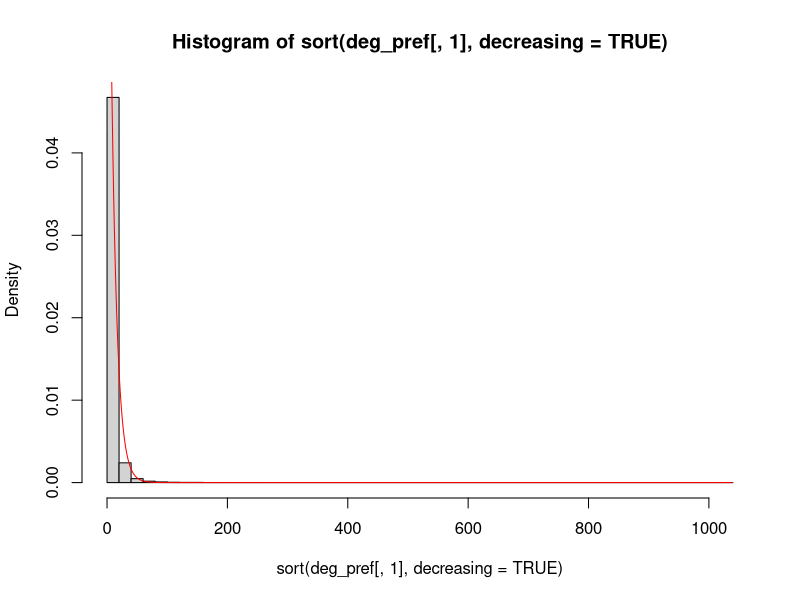
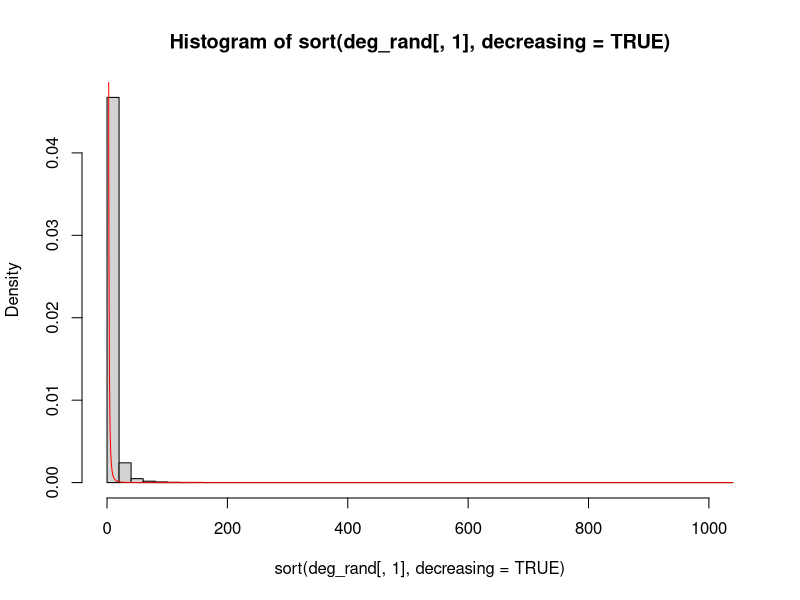

Source code (R) for these figures, in order:
require("stats4")
require("VGAM")
# Log-likelihood functions
# They are implemented according to table 2
# of the statement

# These variables are intended to be
# interpreted as constants on the 
# to-maximize functions
N <- 100
M <- 100
C <- 12939
Mprime <- 123912

deg_pref = read.csv("degseq_pref.csv", header = FALSE)
deg_rand = read.csv("degseq_random.csv", header = FALSE)


# Given a degree distribution, set all the
# variables (constants) to their proper values
set_constants <- function(degree_sequence) {
  N <<- length(degree_sequence)
  M <<- sum(degree_sequence)
  # TODO: This can be computed in nlogn by sorting
  # and binary searching the frequencies of the js
  C <<- sum(
    as.numeric(
      Map(
        function (x) sum(log(2:x)),
        degree_sequence
      )
    )
  )
  Mprime <<- sum(
    log(degree_sequence)
  )
}

# Log-likelihood functions
# They have + sign here
displaced_poisson <- function(lambda) {
  M*log(lambda) - N*(lambda + log(1 - exp(-lambda))) - C
}

displaced_geometric <- function(q) {
  (M - N)*log(1.0 - q) + N*log(q)
}

zeta_function_gamma_two <- function() {
  -3.0*Mprime - N*log(zeta(3.0))
}

zeta_function <- function(gamma) {
  -gamma*Mprime - N*log(zeta(gamma))
}

harmonic <- function(kmax, gamma) {
  sum = 0.0
  for(i in 1:ceiling(kmax)) {
    sum <- sum + i^-gamma
  }
  return(sum)
}

right_truncated_zeta <- function(kmax, gamma) {
  -gamma*Mprime - N*log(harmonic(kmax, gamma))
}

get_AIC <- function(m2logL, K, N, name) {
  c(m2logL + (2.0*K*N)/(N-K-1.0), name)
}

zeta_prob <- function(k) {
  k^-3.0 / zeta(3.0);
}

approximation_function <- function(k) {
  ((2.0 * 25.0 * 99990.0) / (100000.0)) * k^-3.0
}

quadratic_f <- function(x) {
  x*x
}

# A function that given a degree sequence
# computes and returns a list of pairs
# (AIC_1, name_1), (AIC_2, name_2), ..., (AIC_5, name_5)
# with the AIC and the name of the log likelihood function
# that caused this AIC. See above what functions are being
# considered here (or the functions array declaration)
# inside the code
get_aics <- function(degree_sequence) {
  # All these functions have constants, we are going
  # to set them before doing nothing else
  set_constants(degree_sequence)
  # MLE needs the negation of these functions
  functions <- c(
                 function(lambda) -displaced_poisson(lambda),
                 function(q) -displaced_geometric(q),
                 function()  -zeta_function_gamma_two(),
                 function(gamma) -zeta_function(gamma),
                 function(kmax, gamma) -right_truncated_zeta(kmax, gamma)
                 )
  # Start parameters for MLE
  start_parameters <- c(
    list(lambda = M/N),
    list(q = N/M),
    list(a = 1),
    list(gamma = 3.0),
    list(kmax = N, gamma = 3.0)
  )
  # Lower bounds for each function
  lower_bounds <- c(
    c(0.01),
    c(0.01),
    c(-Inf),
    c(3.0),
    c(10.0000001, 2.00)
  )
  # Upper bound for each function
  upper_bounds <- c(
    c(2*mean(degree_sequence)),
    c(0.99999),
    c(+Inf),
    c(3.0000002),
    c(N, +Inf)
  )

  
  names <- c(
    "Displaced Poisson",
    "Displaced Geometric",
    "Zeta Function with Gamma = 2",
    "Zeta Function",
    "Right Truncated Zeta"
  )
    
  # Compute the optimal parameters plus
  # (minus) log likelihoods via calls to MLE
  # As an exception, do nothing when dealing
  # with zeta with gamma = 2 (mle crashes with
  # functions with no parameters, at least in
  # our computers)
  opt_parameters <- NULL
  log_likelihoods <- NULL
  for (i in 1:4) {
    print(i)
    if(names[i] != "Zeta Function with Gamma = 2") {
      to_add <- mle(minuslogl = functions[[i]],
                    start = start_parameters[i],
                    method = "L-BFGS-B",
                    lower = lower_bounds[i],
                    upper = upper_bounds[i]
                    )
      log_likelihood <- attributes(summary(to_add))$m2logL
      log_likelihoods <- c(log_likelihoods, log_likelihood)
    }
    else {
      to_add <- -1
      log_likelihoods <- c(log_likelihoods, 2*functions[[i]]())
    }
    opt_parameters <- c(opt_parameters,
                         to_add
    )
  }
  print('5')
  to_add <- mle(minuslogl = functions[[5]],
                start  = list(kmax = max(degree_sequence), gamma = 3.0),
                method = "L-BFGS-B",
                lower  = c(3.00, 3.00),
                upper  = c(+Inf, 3.0000002)
                # avoid NaNs an log0s...
                #upper  = c(max(degree_sequence), min(10, mean(degree_sequence)))
                  )
  log_likelihoods <- c(log_likelihoods, attributes(summary(to_add))$m2logL)
  opt_parameters <- c(opt_parameters, to_add)
  print(opt_parameters)
  
  # Compute and return the pairs (AIC, name)
  k_values <- c(1, 1, 0, 1, 2)
  return(
    c(opt_parameters,
      Map(get_AIC,
        as.numeric(log_likelihoods),
        k_values,
        rep(N, 5),
        names
      )
    )
  )
}


set_constants(deg_pref[,1])
aic_deg_pref = get_aics(deg_pref[,1])

disp_geom = function(q, k) q*(1 - q)^(k-1)
zeta_distro = function(gam, k) k^(-gam) / zeta(gam)



maxdeg_pref = max(deg_pref[,1])
hist(sort(deg_pref[,1], decreasing = TRUE), probability = T, breaks = 50)
lines(disp_geom(coef(aic_deg_pref[[2]]), seq(1,maxdeg_pref)), type = "l", col = "red")


set_constants(deg_rand[,1])
aic_deg_rand = get_aics(deg_rand[,1])

maxdeg_rand = max(deg_rand[,1])
hist(sort(deg_rand[,1], decreasing = TRUE), probability = T, breaks = 50)
lines(zeta_distro(coef(aic_deg_rand[[4]]), seq(1,maxdeg_rand)), type = "l", col = "red")
